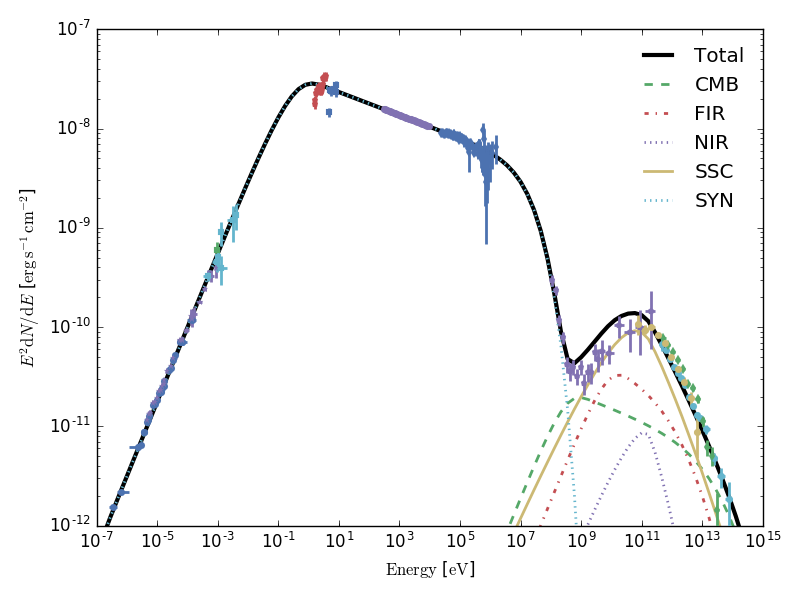

This figure's Python source:
import numpy as np
from astropy.io import ascii
from astropy.constants import c
import astropy.units as u
import naima
from naima.models import (ExponentialCutoffBrokenPowerLaw, Synchrotron,
                          InverseCompton)

ECBPL = ExponentialCutoffBrokenPowerLaw(amplitude=3.699e36 / u.eV,
                                        e_0=1 * u.TeV,
                                        e_break=0.265 * u.TeV,
                                        alpha_1=1.5,
                                        alpha_2=3.233,
                                        e_cutoff=1863 * u.TeV,
                                        beta=2.)

eopts = {'Eemax': 50 * u.PeV, 'Eemin': 0.1 * u.GeV}

SYN = Synchrotron(ECBPL, B=125 * u.uG, Eemax=50 * u.PeV, Eemin=0.1 * u.GeV)

# Compute photon density spectrum from synchrotron emission assuming R=2.1 pc
Rpwn = 2.1 * u.pc
Esy = np.logspace(-7, 9, 100) * u.eV
Lsy = SYN.flux(Esy, distance=0 * u.cm)  # use distance 0 to get luminosity
phn_sy = Lsy / (4 * np.pi * Rpwn**2 * c) * 2.24

IC = InverseCompton(ECBPL,
                    seed_photon_fields=['CMB',
                                        ['FIR', 70 * u.K, 0.5 * u.eV / u.cm**3],
                                        ['NIR', 5000 * u.K, 1 * u.eV / u.cm**3],
                                        ['SSC', Esy, phn_sy]],
                    Eemax=50 * u.PeV, Eemin=0.1 * u.GeV)

# Use plot_data from naima to plot the observed spectra
data = ascii.read('CrabNebula_spectrum.ecsv')
figure = naima.plot_data(data, e_unit=u.eV)
ax = figure.axes[0]

# Plot the computed model emission
energy = np.logspace(-7, 15, 100) * u.eV
ax.loglog(energy, IC.sed(energy, 2 * u.kpc) + SYN.sed(energy, 2 * u.kpc),
          lw=3, c='k', label='Total')
for i, seed, ls in zip(
        range(4), ['CMB', 'FIR', 'NIR', 'SSC'], ['--', '-.', ':', '-']):
    ax.loglog(energy, IC.sed(energy, 2 * u.kpc, seed=seed),
              lw=2, c=naima.plot.color_cycle[i + 1], label=seed, ls=ls)
    
ax.loglog(energy, SYN.sed(energy, 2 * u.kpc),
          lw=2, c=naima.plot.color_cycle[5], label='SYN', ls=':')


ax.set_ylim(1e-12, 1e-7)
ax.legend(loc='upper right', frameon=False)
figure.tight_layout()
figure.savefig('CrabNebula_SynSSC.png')
